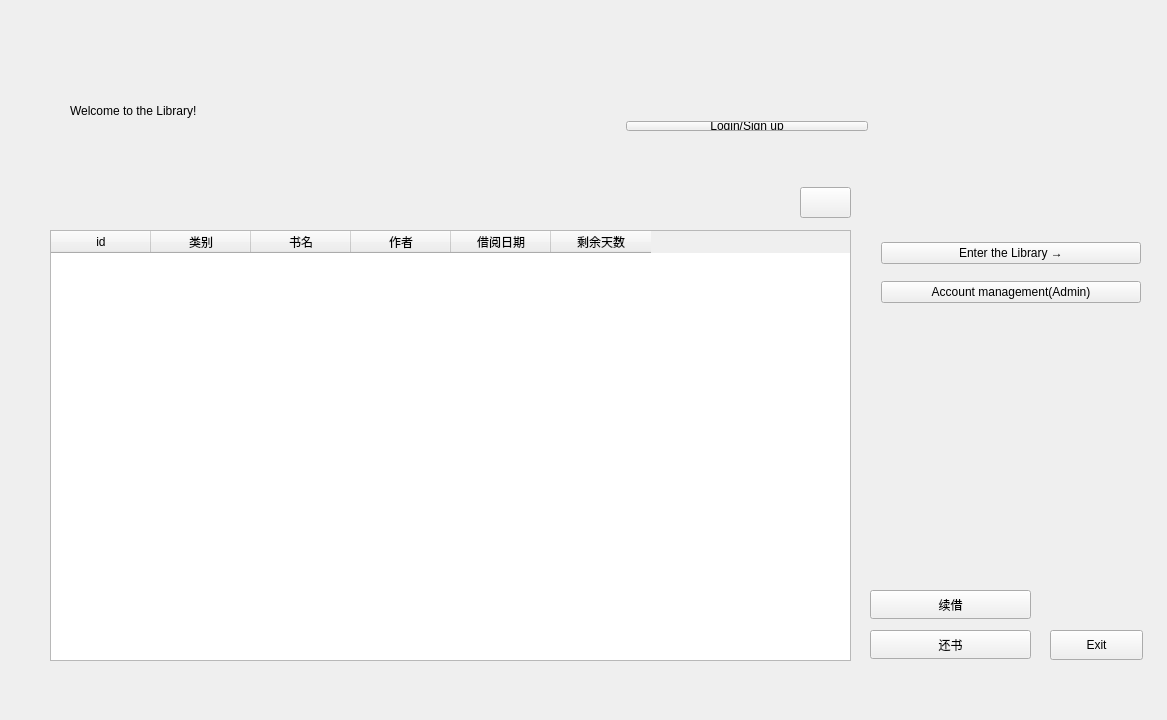
<?xml version="1.0" encoding="UTF-8"?>
<ui version="4.0">
 <class>MainWindow</class>
 <widget class="QMainWindow" name="MainWindow">
  <property name="windowModality">
   <enum>Qt::ApplicationModal</enum>
  </property>
  <property name="geometry">
   <rect>
    <x>0</x>
    <y>0</y>
    <width>1167</width>
    <height>720</height>
   </rect>
  </property>
  <property name="minimumSize">
   <size>
    <width>1167</width>
    <height>720</height>
   </size>
  </property>
  <property name="maximumSize">
   <size>
    <width>1167</width>
    <height>720</height>
   </size>
  </property>
  <property name="focusPolicy">
   <enum>Qt::ClickFocus</enum>
  </property>
  <property name="windowTitle">
   <string>WELCOME</string>
  </property>
  <property name="styleSheet">
   <string notr="true">background-image: url(:/illust.jpg);</string>
  </property>
  <widget class="QWidget" name="centralWidget">
   <widget class="QLabel" name="label">
    <property name="geometry">
     <rect>
      <x>70</x>
      <y>80</y>
      <width>501</width>
      <height>61</height>
     </rect>
    </property>
    <property name="styleSheet">
     <string notr="true">font: 87 22pt &quot;Arial Black&quot;;
background-image: url(:/background.png);</string>
    </property>
    <property name="text">
     <string>Welcome to the Library!</string>
    </property>
   </widget>
   <widget class="QPushButton" name="exit">
    <property name="geometry">
     <rect>
      <x>1050</x>
      <y>630</y>
      <width>93</width>
      <height>30</height>
     </rect>
    </property>
    <property name="styleSheet">
     <string notr="true">font: 11pt &quot;Arial&quot;;</string>
    </property>
    <property name="text">
     <string>Exit</string>
    </property>
   </widget>
   <widget class="QLabel" name="label_2">
    <property name="geometry">
     <rect>
      <x>270</x>
      <y>150</y>
      <width>301</width>
      <height>51</height>
     </rect>
    </property>
    <property name="styleSheet">
     <string notr="true">font: 12pt &quot;黑体&quot;;
background-image: url(:/background.png);</string>
    </property>
    <property name="text">
     <string/>
    </property>
   </widget>
   <widget class="QWidget" name="layoutWidget">
    <property name="geometry">
     <rect>
      <x>615</x>
      <y>110</y>
      <width>511</width>
      <height>32</height>
     </rect>
    </property>
    <layout class="QHBoxLayout" name="horizontalLayout">
     <item>
      <widget class="QPushButton" name="Login">
       <property name="styleSheet">
        <string notr="true">font: 11pt &quot;Arial&quot;;</string>
       </property>
       <property name="text">
        <string>Login/Sign up</string>
       </property>
      </widget>
     </item>
     <item>
      <widget class="QLabel" name="labe_log">
       <property name="styleSheet">
        <string notr="true">font: 12pt &quot;黑体&quot;;</string>
       </property>
       <property name="text">
        <string/>
       </property>
      </widget>
     </item>
    </layout>
   </widget>
   <widget class="QWidget" name="layoutWidget">
    <property name="geometry">
     <rect>
      <x>870</x>
      <y>220</y>
      <width>282</width>
      <height>106</height>
     </rect>
    </property>
    <layout class="QVBoxLayout" name="verticalLayout">
     <item>
      <widget class="QPushButton" name="libButton">
       <property name="styleSheet">
        <string notr="true">font: 11pt &quot;Arial&quot;;</string>
       </property>
       <property name="text">
        <string>Enter the Library →</string>
       </property>
      </widget>
     </item>
     <item>
      <widget class="QPushButton" name="accButton">
       <property name="styleSheet">
        <string notr="true">font: 11pt &quot;Arial&quot;;</string>
       </property>
       <property name="text">
        <string>Account management(Admin)</string>
       </property>
      </widget>
     </item>
    </layout>
   </widget>
   <widget class="QTableWidget" name="tableWidget">
    <property name="geometry">
     <rect>
      <x>50</x>
      <y>230</y>
      <width>801</width>
      <height>431</height>
     </rect>
    </property>
    <property name="styleSheet">
     <string notr="true">background-image: url(:/background.png);
font: 10pt &quot;黑体&quot;;</string>
    </property>
    <column>
     <property name="text">
      <string>id</string>
     </property>
    </column>
    <column>
     <property name="text">
      <string>类别</string>
     </property>
    </column>
    <column>
     <property name="text">
      <string>书名</string>
     </property>
    </column>
    <column>
     <property name="text">
      <string>作者</string>
     </property>
    </column>
    <column>
     <property name="text">
      <string>借阅日期</string>
     </property>
    </column>
    <column>
     <property name="text">
      <string>剩余天数</string>
     </property>
    </column>
   </widget>
   <widget class="QPushButton" name="returnButton">
    <property name="geometry">
     <rect>
      <x>870</x>
      <y>630</y>
      <width>161</width>
      <height>29</height>
     </rect>
    </property>
    <property name="styleSheet">
     <string notr="true">font: 12pt &quot;黑体&quot;;</string>
    </property>
    <property name="text">
     <string>还书</string>
    </property>
   </widget>
   <widget class="QPushButton" name="pushButton_2">
    <property name="geometry">
     <rect>
      <x>800</x>
      <y>187</y>
      <width>51</width>
      <height>31</height>
     </rect>
    </property>
    <property name="styleSheet">
     <string notr="true">font: 12pt &quot;黑体&quot;;
image: url(:/upload.png);</string>
    </property>
    <property name="text">
     <string/>
    </property>
   </widget>
   <widget class="QPushButton" name="renewButton">
    <property name="geometry">
     <rect>
      <x>870</x>
      <y>590</y>
      <width>161</width>
      <height>29</height>
     </rect>
    </property>
    <property name="styleSheet">
     <string notr="true">font: 12pt &quot;黑体&quot;;</string>
    </property>
    <property name="text">
     <string>续借</string>
    </property>
   </widget>
  </widget>
 </widget>
 <layoutdefault spacing="6" margin="11"/>
 <resources/>
 <connections>
  <connection>
   <sender>exit</sender>
   <signal>clicked()</signal>
   <receiver>MainWindow</receiver>
   <slot>close()</slot>
   <hints>
    <hint type="sourcelabel">
     <x>986</x>
     <y>663</y>
    </hint>
    <hint type="destinationlabel">
     <x>539</x>
     <y>359</y>
    </hint>
   </hints>
  </connection>
 </connections>
</ui>
